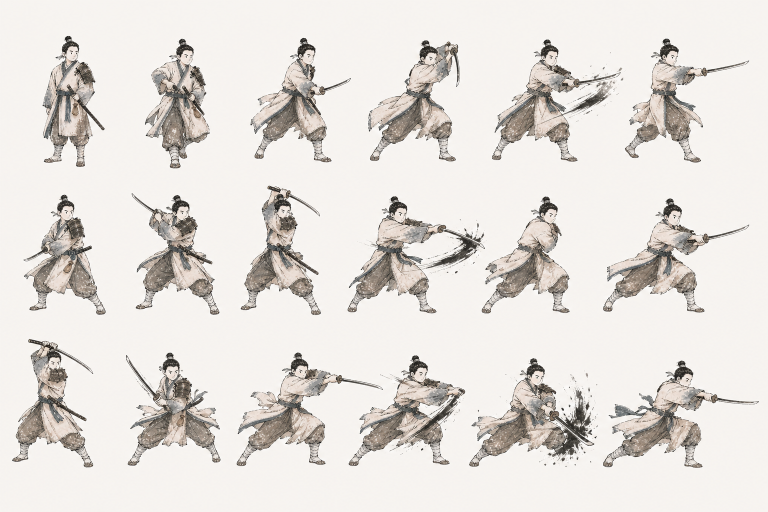
#> input picture Artifacts/GraphicsRemediation/SkillAnimation/SeojinBasic3HitCombo/motion-review/g1-fresh-imagegen-gifs-revision-04/sources/candidate-A-fresh-board.png, 1536 x 1024 px (shown at 1/2 size); its folder holds only this picture in this run
$ python build_gifs.py
#> lines starting #> are read from the running program, lines starting #| are printed output that depends on the picture; after the words box and inside, x2 and y2 are one past the last pixel; in counts of white or black regions, pixels touching at a corner belong together
from pathlib import Path
from PIL import Image, ImageFilter
import numpy as np
import hashlib, json, shutil

ROOT = Path(__file__).resolve().parent
SRC = {
    "A": Path("/Users/pvenus/.codex/generated_images/01a0421a-c5ea-7623-88db-2ac71c27bd93/exec-ef166094-8e57-4eb2-aede-5d2cc87fd8f0.png"),
    "B": Path("/Users/pvenus/.codex/generated_images/01a0421a-c5ea-7623-88db-2ac71c27bd93/exec-882ce500-3584-4f62-bd2e-c793b8e66af0.png"),
    "C": Path("/Users/pvenus/.codex/generated_images/01a0421a-c5ea-7623-88db-2ac71c27bd93/exec-abc257ae-9c00-4e8e-b1ee-0f042d3316f5.png"),
    "D": Path("/Users/pvenus/.codex/generated_images/01a0421a-c5ea-7623-88db-2ac71c27bd93/exec-600783ed-96f5-4d18-9ddd-d1dbaa661289.png"),
    "E": Path("/Users/pvenus/.codex/generated_images/01a0421a-c5ea-7623-88db-2ac71c27bd93/exec-f4406309-8375-4e1a-97c5-32f5f2db6101.png"),
}
DELAYS = [80,80,80,80,120,80, 80,80,80,80,120,80, 80,80,80,80,120,320]

def sha(path):
    return hashlib.sha256(path.read_bytes()).hexdigest()

def main_component(cell):
    arr=np.asarray(cell,dtype=np.int16)
    border=np.concatenate([arr[:6].reshape(-1,3),arr[-6:].reshape(-1,3),arr[:,:6].reshape(-1,3),arr[:,-6:].reshape(-1,3)])
    bg=np.median(border,axis=0).astype(np.uint8)
    raw=np.max(np.abs(arr-bg.astype(np.int16)),axis=2)>16
    grown=np.asarray(Image.fromarray(raw.astype(np.uint8)*255).filter(ImageFilter.MaxFilter(5)))>0
    h,w=grown.shape; seen=np.zeros_like(grown); best=[]; score=-1
    for sy,sx in zip(*np.where(grown & ~seen)):
        if seen[sy,sx]: continue
        q=[(sy,sx)]; seen[sy,sx]=1; pts=[]
        for y,x in q:
            pts.append((y,x))
            for dy,dx in ((1,0),(-1,0),(0,1),(0,-1)):
                ny,nx=y+dy,x+dx
                if 0<=ny<h and 0<=nx<w and grown[ny,nx] and not seen[ny,nx]:
                    seen[ny,nx]=1; q.append((ny,nx))
        ys=np.array([p[0] for p in pts]); xs=np.array([p[1] for p in pts])
        dist=((xs.mean()-w/2)**2+(ys.mean()-h/2)**2)**.5
        s=len(pts)/(1+dist*.7)
        if s>score: score=s; best=pts
    keep=np.zeros((h,w),dtype=np.uint8)
    for y,x in best: keep[y,x]=255
    keep=np.asarray(Image.fromarray(keep).filter(ImageFilter.MaxFilter(3)))>0
    alpha=(raw & keep).astype(np.uint8)*255
    rgba=Image.new('RGBA',cell.size,(0,0,0,0)); rgba.paste(cell,(0,0),Image.fromarray(alpha))
    box=Image.fromarray(alpha).getbbox()
    return rgba.crop(box) if box else cell.convert('RGBA')

def fit(cell):
    cell=main_component(cell)
    canvas = Image.new("RGB", (768,512), (238,235,228))
    scale = min(720/cell.width, 464/cell.height)
    size = (round(cell.width*scale), round(cell.height*scale))
    part = cell.resize(size, Image.Resampling.LANCZOS)
    canvas.paste(part, ((768-size[0])//2, (512-size[1])//2), part)
    return canvas

def main():
    (ROOT/'sources').mkdir(parents=True, exist_ok=True)
    (ROOT/'frames').mkdir(exist_ok=True)
    (ROOT/'gifs').mkdir(exist_ok=True)
    (ROOT/'contacts').mkdir(exist_ok=True)
    manifest = {"status":"REVIEW_ONLY_NOT_INSTALL_AUTHORITY", "canvas":[768,512], "physicalFrames":18, "durationMs":1800, "candidates":{}}
    contact_tiles=[]
    for name, src in SRC.items():
        local = ROOT/'sources'/f'candidate-{name}-fresh-board.png'
        shutil.copy2(src, local)
        im = Image.open(local).convert('RGB')
#> im is the input picture: PIL image 1536x1024 RGB; mean R, G, B 227.2, 222.8, 218.3
        cw, ch = im.width//6, im.height//3
#> cw = 256; ch = 341
        frames=[]; entries=[]
        frame_dir=ROOT/'frames'/name; frame_dir.mkdir(exist_ok=True)
        for i in range(18):
            r,c=divmod(i,6)
            cell=im.crop((c*cw,r*ch,(c+1)*cw,(r+1)*ch))
            fr=fit(cell)
            fp=frame_dir/f'frame-{i:02d}.png'; fr.save(fp)
            frames.append(fr); entries.append({"frame":i,"sha256":sha(fp),"delayMs":DELAYS[i]})
#> this loop made 18 passes
#> pass 1, in main, `cell=im.crop((c*cw,r*ch,(c+1)*cw,(r+1)*ch))`:
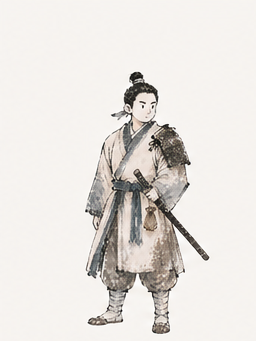
#> cell: PIL image 256x341 RGB; mean R, G, B 229.5, 225.4, 221.2
#> pass 1, in main_component, `raw=np.max(np.abs(arr-bg.astype(np.int16)),axis=2)>16`:
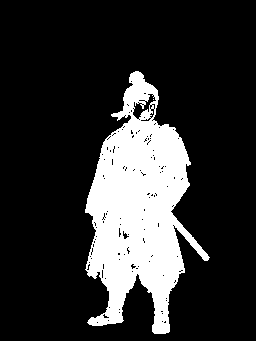
#> raw: shape (341, 256) bool; 19.2% white; 2 white regions (1 under 20 px), largest, box (x1, y1, x2, y2) and area: (85, 71, 210, 334) 16744
#> pass 1, in main_component, `grown=np.asarray(Image.fromarray(raw.astype(np.uint8)*255).filter(Imag..`:
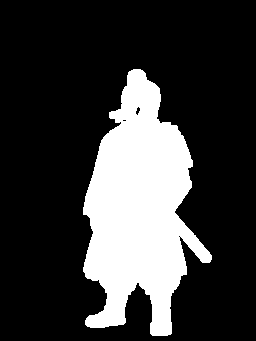
#> grown: shape (341, 256) bool; 22.5% white; 1 white region, box (x1, y1, x2, y2) and area: (83, 69, 212, 336) 19656
#> after the loop:
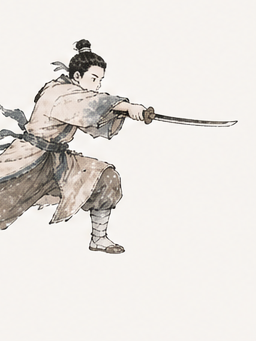
#> cell: PIL image 256x341 RGB; mean R, G, B 230.7, 226.4, 222
#> after the loop:
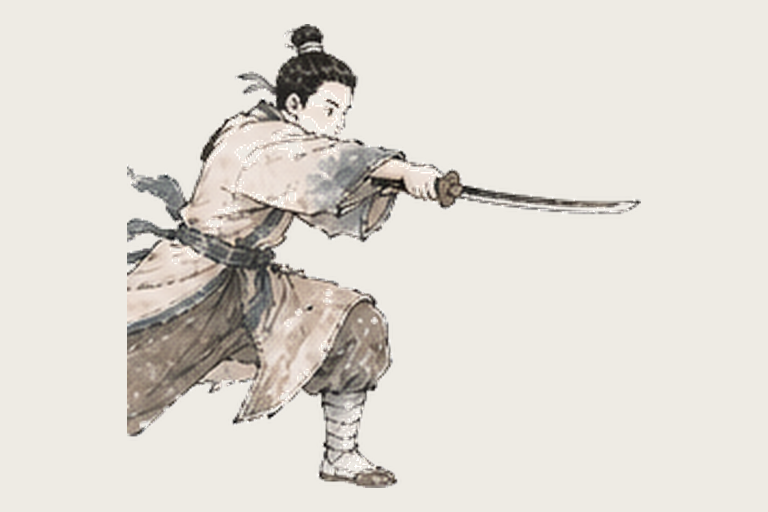
#> fr: PIL image 768x512 RGB; mean R, G, B 223.8, 219.6, 212.3
#> after the loop, entries = 18 items; frames = 18 items
        gif=ROOT/'gifs'/f'candidate-{name}-fresh-continuous18-768x512.gif'
        frames[0].save(gif,save_all=True,append_images=frames[1:],duration=DELAYS,loop=0,optimize=False,disposal=2)
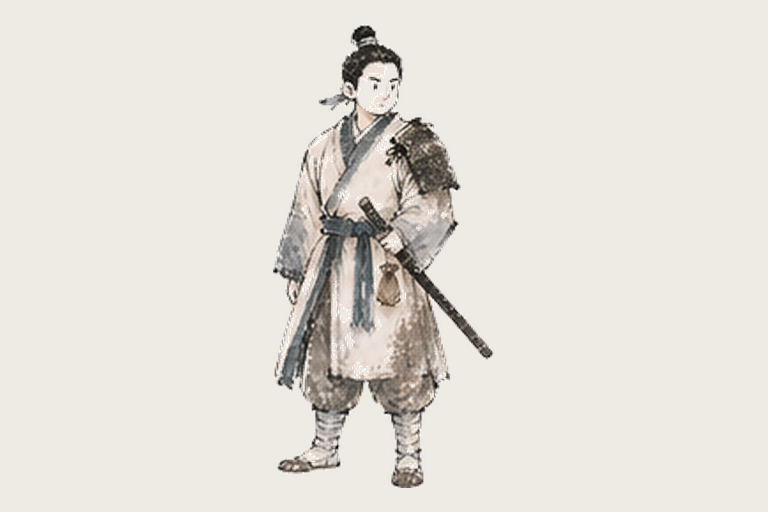
#> saved as candidate-A-fresh-continuous18-768x512.gif: PIL image 768x512 RGB; mean R, G, B 227.7, 223.9, 216.9
        contact=Image.new('RGB',(768*6,512*3),(238,235,228))
        for i,fr in enumerate(frames): contact.paste(fr,((i%6)*768,(i//6)*512))
#> this loop made 18 passes
        contact=contact.resize((1536,512),Image.Resampling.LANCZOS)
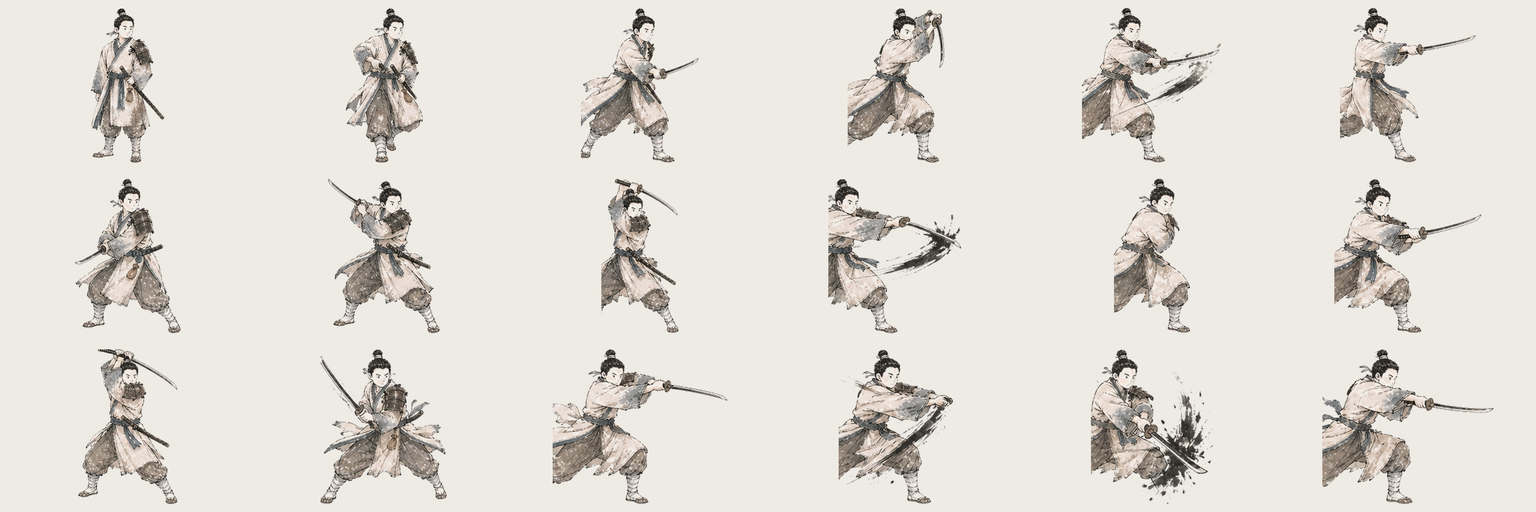
#> contact: PIL image 1536x512 RGB; mean R, G, B 225.2, 221.2, 214
        cp=ROOT/'contacts'/f'candidate-{name}-contact18.png'; contact.save(cp)
        contact_tiles.append(contact.resize((768,256),Image.Resampling.LANCZOS))
        manifest['candidates'][name]={"source":str(local),"sourceSha256":sha(local),"gif":str(gif),"gifSha256":sha(gif),"contact":str(cp),"contactSha256":sha(cp),"frames":entries}
    idx=Image.new('RGB',(768,256*5),(225,222,216))
    for i,t in enumerate(contact_tiles): idx.paste(t,(0,i*256))
    index=ROOT/'candidate5-fresh-index.png'; idx.save(index)
    manifest['index']=str(index); manifest['indexSha256']=sha(index)
    mp=ROOT/'manifest.json'; mp.write_text(json.dumps(manifest,indent=2),encoding='utf-8')
    print(mp)

#> (the run stopped early here; a loop or call above may not have finished)
